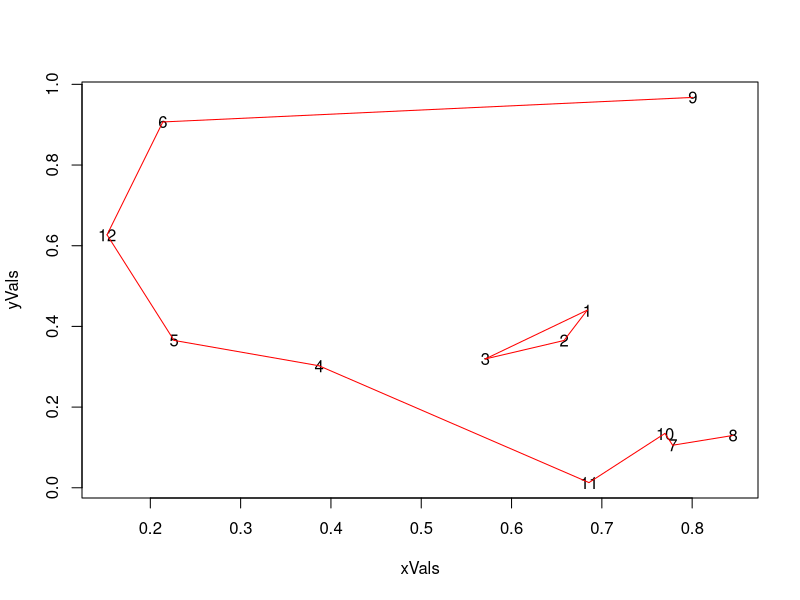

Write the R code that produced this figure.

#finds next shortest legal connection to add to path observing:
#1. don't close loop early
#2. don't visit same node twice

#for stability
#set.seed(10)

#find the distance between two points given x and y vals
find_dist <- function(x1, y1, x2, y2){
  sqrt((x1 - x2)**2 + (y1 - y2)**2)
}

#recursively find all dists between all points
calc_dists <- function(g){
  g <- g - 1
  for(i in 1:(g)){
    newVal <- find_dist(xVals[i], yVals[i], xVals[g + 1], yVals[g + 1])
    nodeDists <<- c(nodeDists, newVal)
  }
  if(g > 1){
    calc_dists(g)
  }
}

#determine which connection was referenced by setting global conn1 and conn2
get_conn <- function(a){
  conn1 <<- k
  for(i in 1:k){
    if(a <= (k - i)){
      conn2 <<- a
      break
    }else{
      conn1 <<- (conn1 - 1)
      a <- (a - k + i)
    }
  }
}

#check for short loop
check_loop <- function(funCon1, funCon2){
  #if end found then okay to use connection
  if(sum(funCon1 == connects) == 1 | sum(funCon2 == connects) == 1){
    print("allowed")
    print(funCon1)
    print(funCon2)
    print(conn1)
    print(conn2)
    print(connects)
    return(TRUE)
  }

  #set newPos to next node in each direction along already connected lines
  pos1 <- which(loopList %in% connects[c(TRUE, FALSE)])
  pos2 <- which(loopList %in% connects[c(FALSE, TRUE)])
  pos1 <- pos1[length(pos1)]
  pos2 <- pos2[length(pos2)]
  newPos1 <- connects[c(FALSE, TRUE)][pos1]
  newPos2 <- connects[c(TRUE, FALSE)][pos2]
  
  #if loop closes
  if(((sum(newPos1 %in% loopList)) | (sum(newPos2 %in% loopList)))){
    print("loop would have closed")
    print(newPos1)
    print(newPos2)
    print(funCon1)
    print(funCon2)
    print(loopList)
    print(connects)
    return(FALSE)
  }
  
  #if string goes on, keep checking
  loopList <<- c(loopList, newPos1, newPos2)
  check_loop(newPos1, newPos2)
}

#no. points
k <- 12

#gen points
xVals <- runif(k, 0, 1)
yVals <- runif(k, 0, 1)

#set globals
nodeDists <<- c()
loopList <<- c()
conn1 <<- 0
conn2 <<- 0
connects <<- c()

calc_dists(k)

#print statement
nodeDists

distOrd <- order(nodeDists)


#main strategy
for(i in distOrd){
  #set global conn1 and conn2 and add to list
  get_conn(i)
  #add conn1 and conn2 to connects (they may be removed later)
  connects <<- c(connects, conn1, conn2)
  
  #check whether connects still legit
  #--no repeating value more than once
  if(sum(conn1 == connects) == 3 | sum(conn2 == connects) == 3){
    connects <<- connects[1:(length(connects) - 2)]
    next
  }
  #--no short loop
  if(sum(conn1 == connects) == 2 & sum(conn2 == connects) == 2){
    loopList <<- c(conn1, conn2)
    if(!check_loop(conn1, conn2)){
      #pop dirty connects
      connects <<- connects[1:(length(connects) - 2)]
      next
    }
  }
}


xCoords <- c()
yCoords <- c()


# leftovers <- c()
# 
# for(i in 1:k){
#   if(sum(i == connects) == 1){
#     leftovers <- c(leftovers, i)
#   }
# }

plot(xVals, yVals, type = "n")
text(xVals, yVals, labels = (1:k))
for(i in seq(by = 2, length.out = (k * 2))){
  lines(xVals[connects[i:(i + 1)]], yVals[connects[i:(i + 1)]], col = "red")
}
